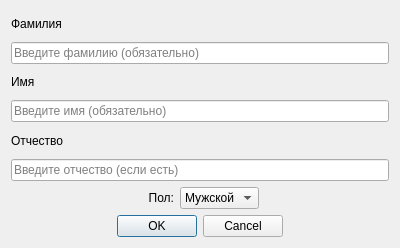
<?xml version="1.0" encoding="UTF-8"?>
<ui version="4.0">
 <class>Dialog</class>
 <widget class="QDialog" name="Dialog">
  <property name="geometry">
   <rect>
    <x>0</x>
    <y>0</y>
    <width>400</width>
    <height>248</height>
   </rect>
  </property>
  <property name="windowTitle">
   <string>Добавление оператора</string>
  </property>
  <layout class="QVBoxLayout" name="verticalLayout_2">
   <item>
    <layout class="QVBoxLayout" name="verticalLayout">
     <item>
      <widget class="QLabel" name="label">
       <property name="text">
        <string>Фамилия</string>
       </property>
      </widget>
     </item>
     <item>
      <widget class="QLineEdit" name="lineEditLastName">
       <property name="placeholderText">
        <string>Введите фамилию (обязательно)</string>
       </property>
      </widget>
     </item>
     <item>
      <widget class="QLabel" name="label_2">
       <property name="text">
        <string>Имя</string>
       </property>
      </widget>
     </item>
     <item>
      <widget class="QLineEdit" name="lineEditFirstName">
       <property name="placeholderText">
        <string>Введите имя (обязательно)</string>
       </property>
      </widget>
     </item>
     <item>
      <widget class="QLabel" name="label_3">
       <property name="text">
        <string>Отчество</string>
       </property>
      </widget>
     </item>
     <item>
      <widget class="QLineEdit" name="lineEditPatronymic">
       <property name="placeholderText">
        <string>Введите отчество (если есть)</string>
       </property>
      </widget>
     </item>
    </layout>
   </item>
   <item>
    <layout class="QHBoxLayout" name="horizontalLayout">
     <property name="rightMargin">
      <number>130</number>
     </property>
     <item>
      <widget class="QLabel" name="label_4">
       <property name="text">
        <string>Пол:</string>
       </property>
       <property name="alignment">
        <set>Qt::AlignmentFlag::AlignRight|Qt::AlignmentFlag::AlignTrailing|Qt::AlignmentFlag::AlignVCenter</set>
       </property>
      </widget>
     </item>
     <item>
      <widget class="QComboBox" name="comboBoxGender">
       <property name="sizePolicy">
        <sizepolicy hsizetype="Fixed" vsizetype="Fixed">
         <horstretch>0</horstretch>
         <verstretch>0</verstretch>
        </sizepolicy>
       </property>
       <property name="layoutDirection">
        <enum>Qt::LayoutDirection::LeftToRight</enum>
       </property>
       <property name="sizeAdjustPolicy">
        <enum>QComboBox::SizeAdjustPolicy::AdjustToContents</enum>
       </property>
       <item>
        <property name="text">
         <string>Мужской</string>
        </property>
       </item>
       <item>
        <property name="text">
         <string>Женский</string>
        </property>
       </item>
      </widget>
     </item>
    </layout>
   </item>
   <item>
    <widget class="QDialogButtonBox" name="buttonBox">
     <property name="layoutDirection">
      <enum>Qt::LayoutDirection::LeftToRight</enum>
     </property>
     <property name="orientation">
      <enum>Qt::Orientation::Horizontal</enum>
     </property>
     <property name="standardButtons">
      <set>QDialogButtonBox::StandardButton::Cancel|QDialogButtonBox::StandardButton::Ok</set>
     </property>
     <property name="centerButtons">
      <bool>true</bool>
     </property>
    </widget>
   </item>
  </layout>
 </widget>
 <resources/>
 <connections>
  <connection>
   <sender>buttonBox</sender>
   <signal>accepted()</signal>
   <receiver>Dialog</receiver>
   <slot>accept()</slot>
   <hints>
    <hint type="sourcelabel">
     <x>248</x>
     <y>254</y>
    </hint>
    <hint type="destinationlabel">
     <x>157</x>
     <y>274</y>
    </hint>
   </hints>
  </connection>
  <connection>
   <sender>buttonBox</sender>
   <signal>rejected()</signal>
   <receiver>Dialog</receiver>
   <slot>reject()</slot>
   <hints>
    <hint type="sourcelabel">
     <x>316</x>
     <y>260</y>
    </hint>
    <hint type="destinationlabel">
     <x>286</x>
     <y>274</y>
    </hint>
   </hints>
  </connection>
 </connections>
</ui>
